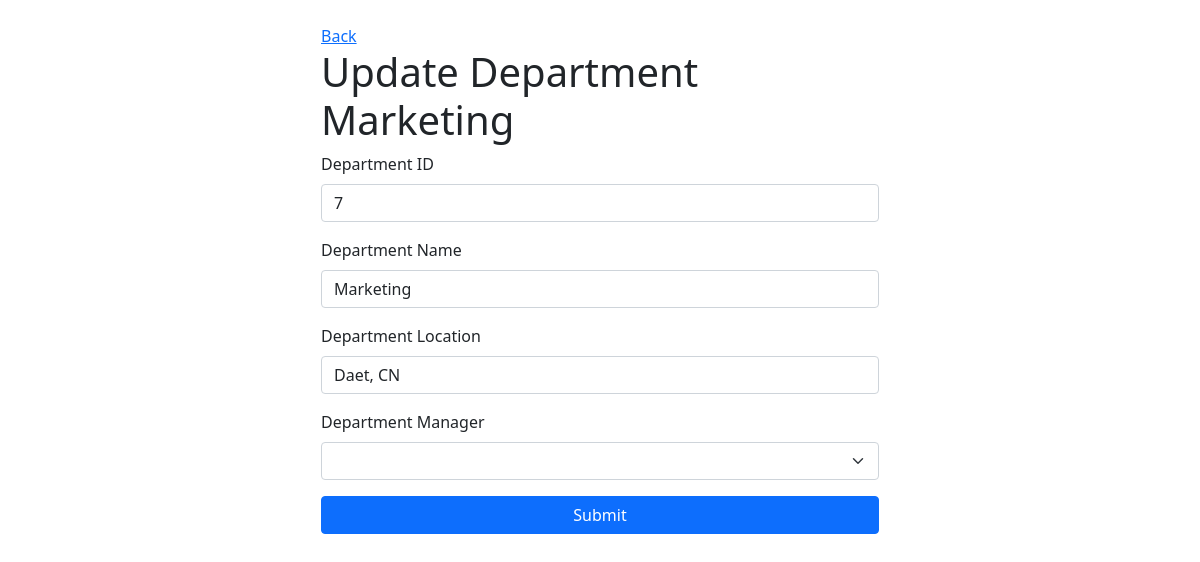
The app's page /admin/departments/update.php?id=7, older data.
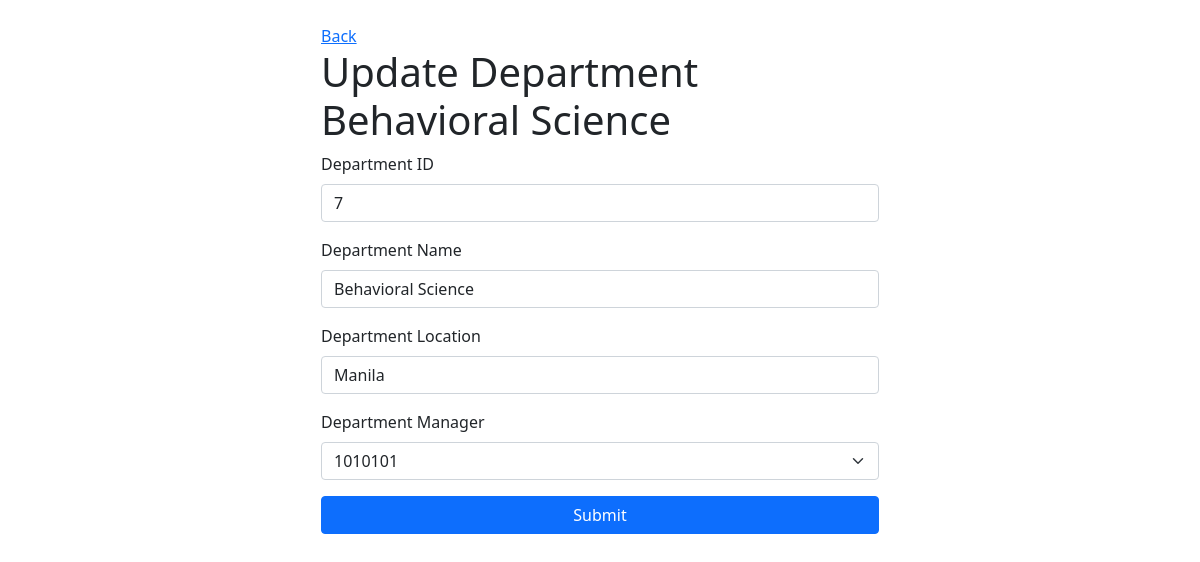
The same page, newer data.
### tables this page shows
CREATE TABLE `department` (
  `dnumber` int(11) NOT NULL,
  `dname` varchar(25) NOT NULL,
  `dlocation` varchar(15) NOT NULL,
  `Mgr_id` char(7) DEFAULT NULL
);

### admin/departments/update.php (the view, shortened to what this page needs)
<?php
require_once '../../config/db.php';
$id = $_GET['id'];
$stmt = $pdo->prepare("SELECT * FROM department WHERE dnumber = :id");
$stmt->bindValue(":id", $id);
$stmt->execute();
$data = $stmt->fetch(PDO::FETCH_ASSOC);
$stmt = $pdo->prepare("SELECT emp_id,CONCAT(fname,' ',mi,'. ',lname) as name FROM employee");
$stmt->execute();
$employees = $stmt->fetchAll(PDO::FETCH_ASSOC);
?>
<?php include_once '../../components/base/top.php';?>
<div class="container">
    <div class="col-6 mx-auto mt-4">
        <a href="view_all.php?uid=<?php echo $_SESSION['user_id'];?>">Back</a>
        <h1>Update Department <?php echo $data['dname'];?></h1>
        <form action="" method="POST">
            <div class="mb-3">
                <label class="form-label">Department ID</label>
                <input type="number" class="form-control" name="dnumber" value="<?php echo $data['dnumber'];?>">
            </div>
            <div class="mb-3">
                <label class="form-label">Department Name</label>
                <input type="text" class="form-control" name="dname" value="<?php echo $data['dname'];?>">
            </div>
            <div class="mb-3">
                <label class="form-label">Department Location</label>
                <input type="text" class="form-control" name="dlocation" value="<?php echo $data['dlocation'];?>">
            </div>
            <div class="mb-3">
                <label class="form-label">Department Manager</label>
                <select class="form-select" name="Mgr_id">
                    <option selected value="<?php echo $data['Mgr_id'];?>"><?php echo $data['Mgr_id'];?></option>
                    <?php foreach ($employees as $employee):?>
                        <option value="<?php echo $employee['emp_id']?>"><?php echo $employee['emp_id']." - ".$employee['name']?></option>
                    <?php endforeach;?>
                </select>
            </div>
            <div class="d-grid">
                <button type="submit" class="btn btn-primary">Submit</button>
            </div>
        </form>
    </div>
</div>
<?php include_once '../../components/base/bottom.php';?>

Row changes from the older to the newer data that the page shows:
changed department id 7: dname "Marketing" → "Behavioral Science"; dlocation "Daet, CN" → "Manila"; Mgr_id (not shown) → "1010101"
